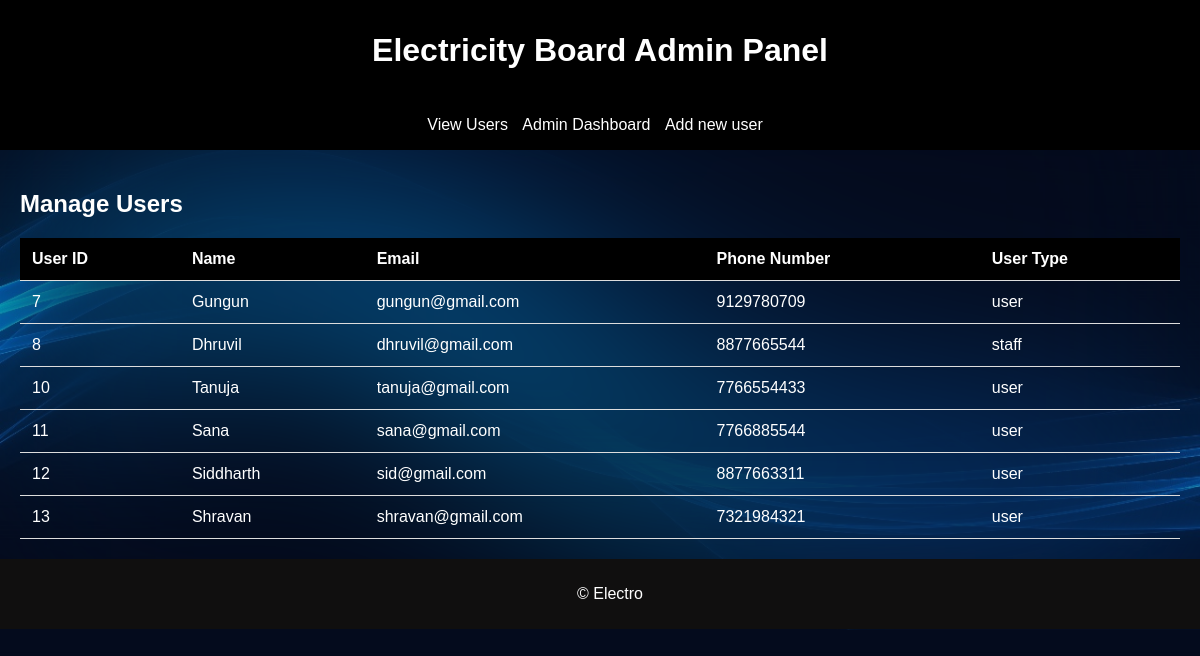
The app's page /manageuser/, older data.
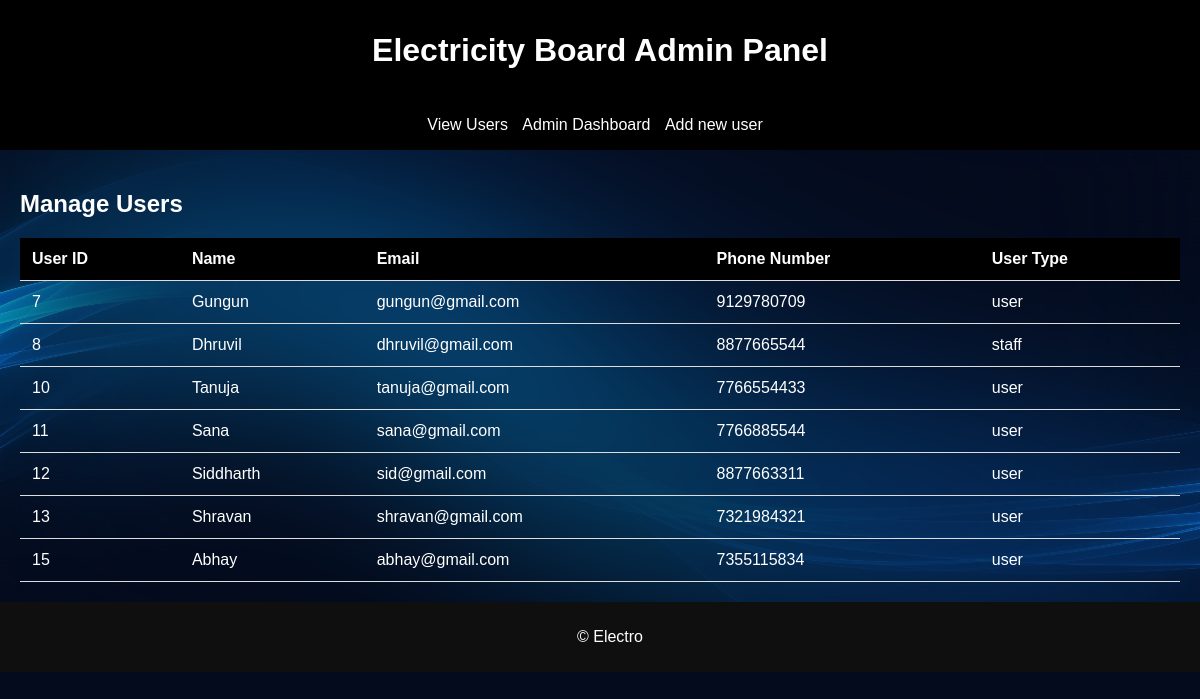
The same page, newer data.
### electro/models.py (models this page shows)
class CustomUser(AbstractUser):
    id = models.AutoField(primary_key=True)
    USER_TYPE_CHOICES = [
        ('user', 'User'),
        ('staff', 'Staff')
        ]
    user_type = models.CharField(max_length=50, choices=USER_TYPE_CHOICES)
    firstname=models.CharField(max_length=255)
    lastname=models.CharField(max_length=255)
    emailid = models.CharField(max_length=255)
    phone_number = models.CharField(max_length=15, unique=True,null=True,blank=True)
    groups = models.ManyToManyField(
        'auth.Group',
        related_name='custom_user_groups',
        blank=True,
        help_text='The groups this user belongs to. A user will get all permissions granted to each of their groups.',
        verbose_name='groups',
    )
    user_permissions = models.ManyToManyField(
        'auth.Permission',
        related_name='custom_user_permissions',
        blank=True,
        help_text='Specific permissions for this user.',
        verbose_name='user permissions',
    )

### electro/views.py (the view)
# urls.py: path('manageuser/',views.manageuser,name='manage'),
def manageuser(request):
    regular_users = CustomUser.objects.filter(is_superuser=False)
    return render(request,"electro/manageuser.html",{'regular_users': regular_users})

### templates/electro/manageuser.html (shortened to what this page needs)
{% extends 'base2.html' %}
{% load static %}
{% block content %}
<body style="background-image: url('{% static '/images/admin3.jpg' %}'); background-size: cover; background-position: center; backdrop-filter: blur(100px);">
<main>
    <section>
        <h2 style="color: white;">Manage Users</h2>
        <table style="color: white;">
            <thead>
                <tr>
                    <th>User ID</th>
                    <th>Name</th>
                    <th>Email</th>
                    <th>Phone Number</th>
                    <th>User Type</th>
                </tr>
            </thead>
            <tbody>
            {% for u in regular_users %}
                <tr>
                    <td>{{ u.id }}</td>
                    <td>{{ u.first_name }}</td>
                    <td>{{ u.email }}</td>
                    <td>{{ u.phone_number }}</td>
                    <td>{{ u.user_type }}</td>
                </tr>
            {% endfor %}
            </tbody>
        </table>
    </section>
</main>
{% endblock content %}

### templates/base2.html (shortened to what this page needs)
{% load static %}
<!DOCTYPE html>
<html lang="en">
<head>
    <link rel="stylesheet" href="{% static 'css/admin.css' %}">
</head>
<body>
<header>
    <h1>Electricity Board Admin Panel</h1>
</header>
<nav>
    <ul>
        <li><a href="{% url 'manage' %}">View Users</a></li>
        <li><a href="{% url 'admindashboard' %}">Admin Dashboard</a></li>
        <li><a href="{% url 'adduser' %}">Add new user</a></li>
    </ul>
</nav>
{% block content %}
{% endblock content %}
<footer>
    <p class="backtext">&copy; Electro</p>
</footer>
</body>
</html>

### static/css/admin.css (style rules this page uses)
body { font-family: Arial, sans-serif; margin: 0; padding: 0; background-color: #f4f4f4; }
nav { background-color: black; color: white; padding: 1em; text-align: center; }
nav ul { list-style: none; padding: 0; margin: 0; }
nav ul li { display: inline; margin-right: 10px; }
nav a { color: white; text-decoration: none; }
header { display: flex; align-items: center; justify-content: center; height: 100px; background-color: black; color: white; }
main { padding: 20px; background-position: f; }
table { width: 100%; border-collapse: collapse; margin-top: 20px; }
th, td { padding: 12px; text-align: left; border-bottom: 1px solid #ddd; }
th { background-color: black; color: white; }
footer { background-color: #100f0f; color: #fff; text-align: center; padding: 10px; bottom: 0; width: 100%; }

Row changes from the older to the newer data that the page shows:
added CustomUser: id "15", first_name "Abhay", email "abhay@gmail.com", phone_number "7355115834", user_type "user"
